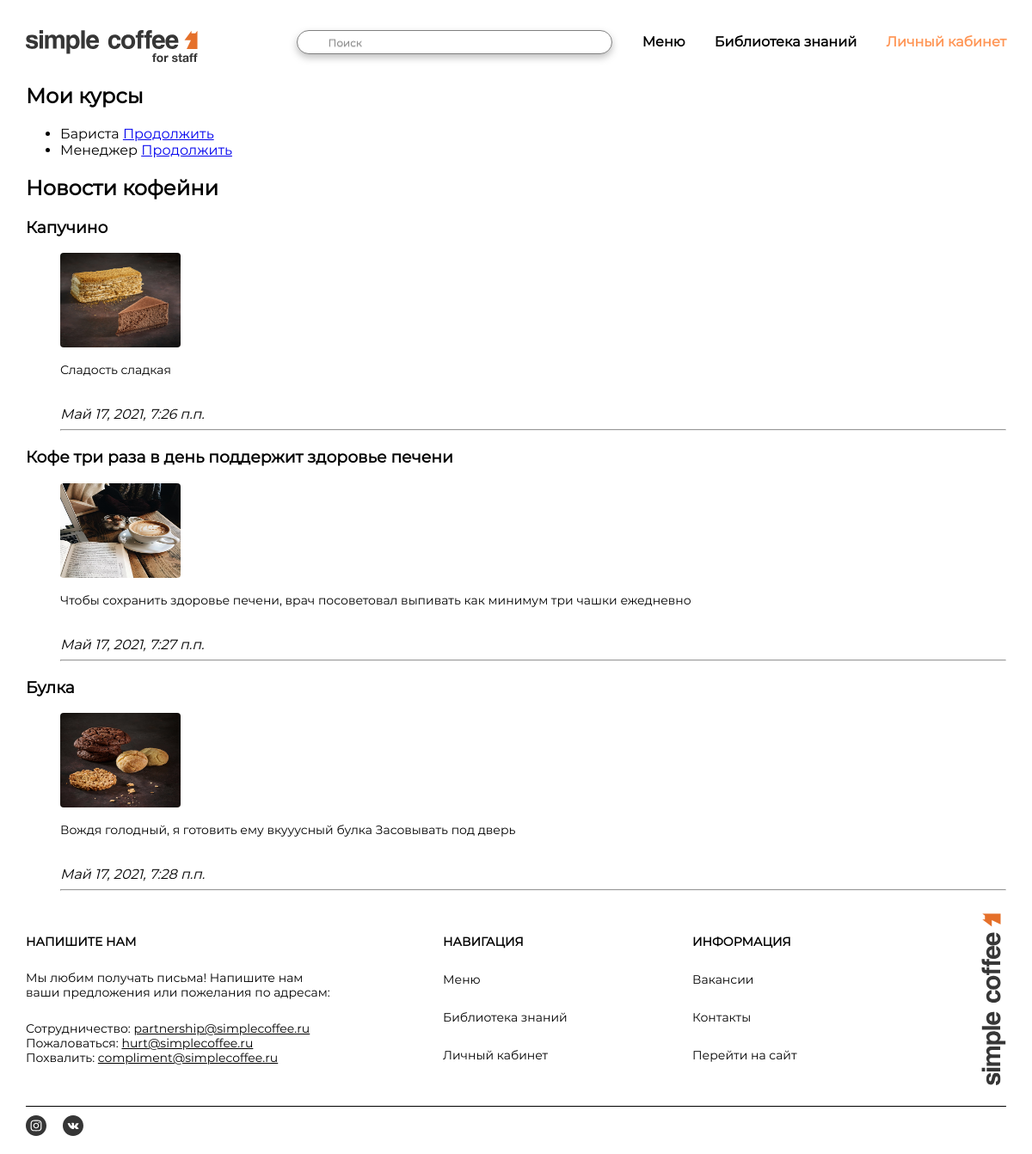
The app's page / (signed in) with its own data.
### main/models.py (models this page shows, shortened)
class News(models.Model):
    topic = models.CharField(max_length=255)
    news_text = models.TextField(blank=True)
    photo = models.ImageField(upload_to="static/main/img/news/%Y/%m/%d/")
    role = models.ForeignKey('Role', on_delete=models.PROTECT, null=True)
    created_date = models.DateTimeField(default=timezone.now)
    published_date = models.DateTimeField(blank=True, null=True)

### main/views.py (the view)
# urls.py: path('', views.index, name='index'),
def index(request):
    posts = News.objects.all()
    user = User.objects.filter(id=request.user.id)
    if len(user) > 0:
        mainCycle = UserProfile.objects.filter(user=request.user)[0]
        return render(request, 'main/index.html', {'user':user[0], 'mainCycle':mainCycle, 'posts': posts})
    else:
         return redirect('login')

### main/templates/main/index.html (shortened to what this page needs)
{% extends 'main/layout.html' %}
{% block content %}
<h2>Мои курсы</h2>
<ul>
    <li>Бариста <a href="{% url 'bar' %}">Продолжить</a></li>
    <li>Менеджер <a href="#">Продолжить</a></li>
</ul>
<h2>Новости кофейни</h2>
{% for post in posts %}
<h3>{{ post.topic }}</a></h3>
<div>
    <ul style="list-style-type: none;">
        <li><img src="{{ post.photo.url }}" width="140px" height="110px" style="border-radius: 4px;"></li>
        <li>
            <p style="font-size: 14px;
            line-height: 17px;">
            {{ post.news_text }}
            </p>
        </li>
        <br>
        <li><i>{{ post.created_date }}</i></li>
        <hr>
    </ul>
</div>
{% endfor %}
{% endblock %}

### main/static/main/css/style.css (style rules this page uses)
html, body { min-width: 1160px; margin: 0; padding: 0; font-family: "Montserrat"; color: #000000; height: 100%; }

### records on screen
News: topic "Капучино", photo (picture), news_text "Сладость сладкая", created_date "Май 17, 2021, 7:26 п.п."
News: topic "Кофе три раза в день поддержит здоровье печени", photo (picture), news_text "Чтобы сохранить здоровье печени, врач посоветовал выпивать как минимум три чашки ежедневно", created_date "Май 17, 2021, 7:27 п.п."
News: topic "Булка", photo (picture), news_text "Вождя голодный, я готовить ему вкууусный булка Засовывать под дверь", created_date "Май 17, 2021, 7:28 п.п."
